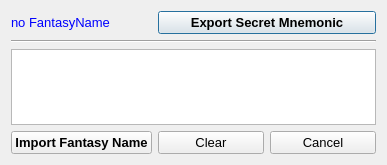
<?xml version="1.0" encoding="UTF-8"?>
<ui version="4.0">
 <class>fnametool</class>
 <widget class="QDialog" name="fnametool">
  <property name="geometry">
   <rect>
    <x>0</x>
    <y>0</y>
    <width>387</width>
    <height>165</height>
   </rect>
  </property>
  <property name="windowTitle">
   <string notr="true">Import /  Export Fantasy Name</string>
  </property>
  <property name="whatsThis">
   <string>&lt;html&gt;&lt;head/&gt;&lt;body&gt;&lt;p&gt;&lt;span style=&quot; font-size:10pt; color:#005500;&quot;&gt;This tool enables you to import or export your Fantasy Name. This allows backups and changing machines. &lt;/span&gt;&lt;/p&gt;&lt;p&gt;&lt;span style=&quot; font-size:10pt; color:#005500;&quot;&gt;Each Fantasy Name has a secret 12 word mnemonic associated with it. This mnemonic is the master private key that controls your Fantasy Name.&lt;/span&gt;&lt;/p&gt;&lt;p&gt;&lt;span style=&quot; font-size:10pt; color:#005500;&quot;&gt;This is your &amp;quot;brain wallet&amp;quot;! Write it down! Keep it safe! Memorize it! Dont share it! &lt;/span&gt;&lt;/p&gt;&lt;p&gt;&lt;span style=&quot; font-size:10pt; color:#005500;&quot;&gt;Anyone with this key will have control of any fantasy bits associated with your fantasy name. &lt;/span&gt;&lt;/p&gt;&lt;p&gt;&lt;a href=&quot;See BIP 39 for more info&quot;&gt;&lt;span style=&quot; font-size:10pt; text-decoration: underline; color:#0000ff;&quot;&gt;https://github.com/bitcoin/bips/blob/master/bip-0039.mediawiki&lt;/span&gt;&lt;/a&gt;&lt;/p&gt;&lt;p&gt;&lt;br/&gt;&lt;/p&gt;&lt;/body&gt;&lt;/html&gt;</string>
  </property>
  <property name="autoFillBackground">
   <bool>true</bool>
  </property>
  <layout class="QGridLayout" name="gridLayout">
   <item row="0" column="0">
    <widget class="QLabel" name="usefname">
     <property name="font">
      <font>
       <pointsize>10</pointsize>
       <weight>50</weight>
       <bold>false</bold>
      </font>
     </property>
     <property name="text">
      <string>&lt;html&gt;&lt;head/&gt;&lt;body&gt;&lt;p&gt;&lt;span style=&quot; color:#0000ff;&quot;&gt;no FantasyName&lt;/span&gt;&lt;/p&gt;&lt;/body&gt;&lt;/html&gt;</string>
     </property>
    </widget>
   </item>
   <item row="0" column="1" colspan="2">
    <widget class="QPushButton" name="exportButton">
     <property name="font">
      <font>
       <pointsize>10</pointsize>
       <weight>75</weight>
       <bold>true</bold>
      </font>
     </property>
     <property name="whatsThis">
      <string>&lt;html&gt;&lt;head/&gt;&lt;body&gt;&lt;p&gt;&lt;span style=&quot; color:#005500;&quot;&gt;Export Secret Mnemonic will display your 12 word secret assocaiated iwth your Fantasy Name. &lt;/span&gt;&lt;/p&gt;&lt;p&gt;&lt;span style=&quot; color:#005500;&quot;&gt;This secret can then be used to imported your fantasy name on a different machine. &lt;/span&gt;&lt;/p&gt;&lt;p&gt;&lt;br/&gt;&lt;/p&gt;&lt;/body&gt;&lt;/html&gt;</string>
     </property>
     <property name="text">
      <string>Export Secret Mnemonic</string>
     </property>
    </widget>
   </item>
   <item row="1" column="0" colspan="3">
    <widget class="Line" name="line">
     <property name="font">
      <font>
       <pointsize>12</pointsize>
      </font>
     </property>
     <property name="orientation">
      <enum>Qt::Horizontal</enum>
     </property>
    </widget>
   </item>
   <item row="2" column="0" colspan="3">
    <widget class="QPlainTextEdit" name="importMnemonic">
     <property name="documentTitle">
      <string notr="true"/>
     </property>
     <property name="plainText">
      <string notr="true"/>
     </property>
     <property name="textInteractionFlags">
      <set>Qt::TextEditable</set>
     </property>
     <property name="placeholderText">
      <string notr="true">To import a FantasyName, enter your 12 word secret mnemonic here. </string>
     </property>
    </widget>
   </item>
   <item row="3" column="0">
    <widget class="QPushButton" name="importButton">
     <property name="font">
      <font>
       <pointsize>10</pointsize>
       <weight>75</weight>
       <bold>true</bold>
      </font>
     </property>
     <property name="whatsThis">
      <string>&lt;html&gt;&lt;head/&gt;&lt;body&gt;&lt;p&gt;&lt;span style=&quot; color:#005500;&quot;&gt;Enter your 12 word secret to import your Fantasy Name.   &lt;/span&gt;&lt;/p&gt;&lt;p&gt;&lt;span style=&quot; color:#005500;&quot;&gt;If you dont already have a Fantasy Name, go back and claim one. &lt;/span&gt;&lt;/p&gt;&lt;p&gt;&lt;span style=&quot; color:#005500;&quot;&gt;This tool enables moving your FanatsyName to a seperate machine. &lt;/span&gt;&lt;/p&gt;&lt;/body&gt;&lt;/html&gt;</string>
     </property>
     <property name="text">
      <string>Import Fantasy Name</string>
     </property>
    </widget>
   </item>
   <item row="3" column="1">
    <widget class="QPushButton" name="clearButton">
     <property name="font">
      <font>
       <pointsize>10</pointsize>
      </font>
     </property>
     <property name="text">
      <string>Clear</string>
     </property>
    </widget>
   </item>
   <item row="3" column="2">
    <widget class="QPushButton" name="cancelButton">
     <property name="font">
      <font>
       <pointsize>10</pointsize>
      </font>
     </property>
     <property name="text">
      <string>Cancel</string>
     </property>
    </widget>
   </item>
  </layout>
 </widget>
 <resources/>
 <connections/>
</ui>
